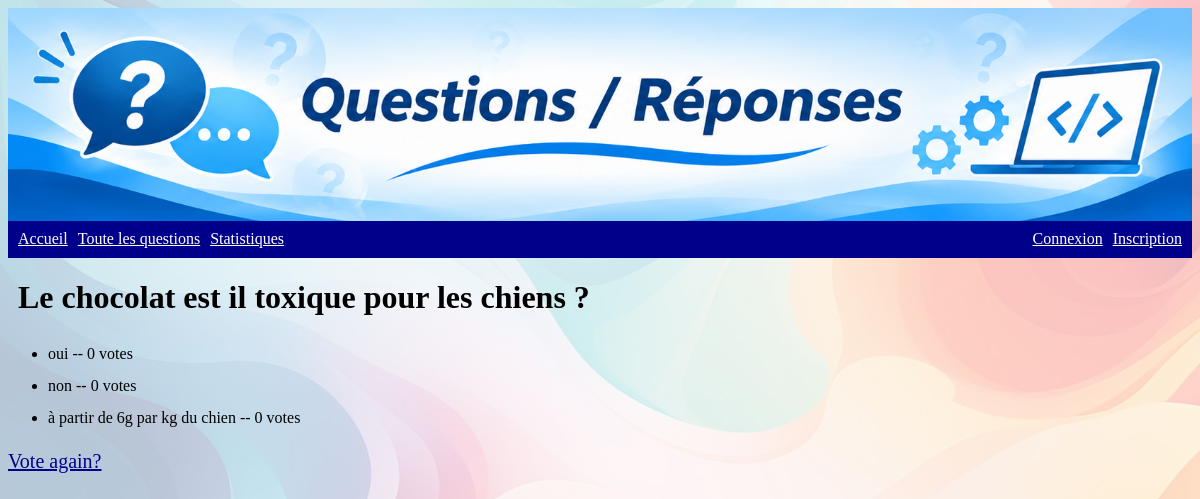
Screenshot of /polls/8/results/ with the database file from the repository.
### polls/models.py (models this page shows, shortened)
class Question(models.Model):
    question_text = models.CharField(max_length=200)
    pub_date = models.DateTimeField("date published")

class Choice(models.Model):
    question = models.ForeignKey(Question, on_delete=models.CASCADE)
    choice_text = models.CharField(max_length=200)
    votes = models.IntegerField(default=0)

### polls/views.py (the view)
# urls.py: path("<int:pk>/results/", views.ResultsView.as_view(), name="results"),
class ResultsView(generic.DetailView):
    model = Question
    template_name = "polls/results.html"

### polls/templates/polls/results.html (shortened to what this page needs)
{% extends "base.html" %}
{% block main %}
<h1>{{ question.question_text }}</h1>
<ul>
{% for choice in question.choice_set.all %}
    <li>{{ choice.choice_text }} -- {{ choice.votes }} vote{{ choice.votes|pluralize }}</li>
{% endfor %}
</ul>
<a href="{% url 'polls:detail' question.id %}">Vote again?</a>
{% endblock %}

### polls/static/polls/style.css (style rules this page uses)
body { background: linear-gradient( rgba(255, 255, 255, 0.7), rgba(255, 255, 255, 0.7) ), url("images/background.jpg") no-repeat center center fixed; background-size: cover; }
h1, h2, h3, h4, h5, h6 { margin-left: 10px; }
main li { line-height: 2; }
main a { color: darkblue; font-size: 20px; }

### rows the page displays
Question: question_text "Le chocolat est il toxique pour les chiens ?"
Choice: choice_text "oui", votes "0"
Choice: choice_text "non", votes "0"
Choice: choice_text "à partir de 6g par kg du chien", votes "0"
